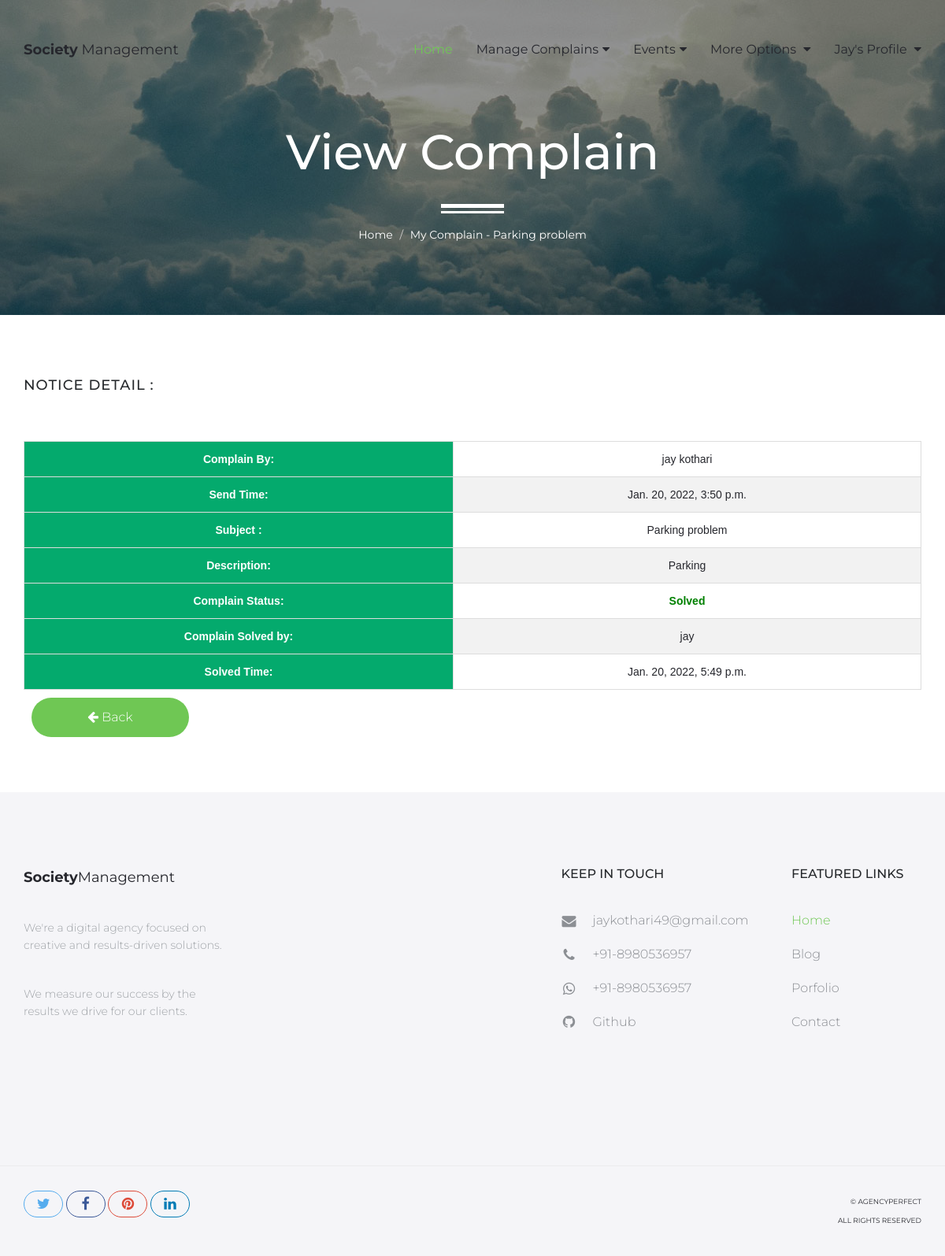
The app's page /member-detail-complain/7 (signed in) with its own data.
### MemberApp/models.py (models this page shows, shortened)
class Member(models.Model):
    doc_choice = (
        ('Aadhar','Aadhar'),
        ('PAN','PAN'),
        ('DL','DL'),
        ('Other','Other'),
    )
    uid = models.ForeignKey(SecUser,on_delete=models.CASCADE,null=True)
    fname = models.CharField(max_length=20)
    lname = models.CharField(max_length=20)
    email = models.EmailField(unique=True)
    mobile = models.CharField(max_length=15)
    doc = models.CharField(max_length=30,choices=doc_choice)
    doc_number = models.CharField(max_length=20)
    flat_no = models.CharField(max_length=10)
    address = models.TextField()
    password = models.CharField(max_length=20)
    pic = models.FileField(upload_to='member',default='avatar.png')
    verify = models.BooleanField(default=False)
    role = models.CharField(max_length=20,default='member')
    created_at = models.DateTimeField(auto_now_add=True)

class Complain(models.Model):
    complain_by = models.ForeignKey(Member,on_delete=models.CASCADE)
    solve_by = models.ForeignKey(SecUser,on_delete=models.CASCADE,null=True,blank=True)
    subject = models.CharField(max_length=90)
    des = models.TextField()
    status = models.BooleanField(default=False)
    created_at = models.DateTimeField(auto_now_add=True)
    solved_at = models.DateTimeField(blank=True,null=True)

### SecApp/models.py (models this page shows, shortened)
class SecUser(models.Model):
    name = models.CharField(max_length=50)
    email = models.EmailField(unique=True)
    mobile = models.CharField(max_length=15)
    password = models.CharField(max_length=50)
    pic = models.FileField(upload_to='Profile',default='avatar.png')
    setting = models.BooleanField(default=False)
    active = models.BooleanField(default=False)

### MemberApp/views.py (the view)
# urls.py: path('member-detail-complain/<int:pk>',views.member_detail_complain,name='member-detail-complain'),
def member_detail_complain(request,pk):
    member = Member.objects.get(email=request.session['memail'])
    complain = Complain.objects.get(id=pk)
    return render(request,'member-detail-complain.html',{'member':member,'complain':complain})

### MemberApp/templates/member-detail-complain.html (shortened to what this page needs)
{% extends 'member-header.html' %}
{% load static %}
{% block content %}
<div id="hero" class="hero overlay subpage-hero contact-hero">
    <div class="hero-content">
        <div class="hero-text">
            <h1>View Complain</h1>
            <ol class="breadcrumb">
              <li class="breadcrumb-item"><a href="{% url 'member-index' %}">Home</a></li>
              <li class="breadcrumb-item active">My Complain - {{complain.subject}}</li>
            </ol>
        </div>
    </div>
</div>
<main id="main" class="site-main">
    <section class="site-section subpage-site-section section-contact-us">
        <div class="container">
            <div class="row">
                <div class="col-sm-6">
                    <div>
                        <h2>Notice Detail : </h2>
                    </div>
                </div>
            </div>
            <table id="customers">
                <tr>
                  <th style="text-align: center;">Complain By:</th>
                  <td style="text-align: center;"> {{complain.complain_by.fname}} {{complain.complain_by.lname}}</td>
                </tr>
                <tr>
                    <th style="text-align: center;">Send Time:</th>
                    <td style="text-align: center;"> {{complain.created_at}} </td>
                </tr>
                <tr>
                    <th style="text-align: center;">Subject :</th>
                    <td style="text-align: center;"> {{complain.subject}} </td>
                </tr>
                <tr>
                    <th style="text-align: center;">Description:</th>
                    <td style="text-align: center;"> {{complain.des}} </td>
                </tr>
                <tr>
                    <th style="text-align: center;">Complain Status:</th>
                    <td style="text-align: center;"> {% if complain.status %}<b style="color: green;">Solved</b> {% else %} <b style="color: red;">Pending</b> {% endif %}  </td>
                </tr>
                <tr>
                    <th style="text-align: center;">Complain Solved by:</th>
                    <td style="text-align: center;"> {{complain.solve_by.name}} </td>
                </tr>
                <tr>
                    <th style="text-align: center;">Solved Time:</th>
                    <td style="text-align: center;"> {{complain.solved_at}} </td>
                </tr>
              </table>
                  <a href="{% url 'member-view-complain' %}"><button style="margin: 10px;" class="btn btn-green"><i class="fa fa-arrow-left"></i> Back</button></a>
        </div>
    </section>
</main>
{% endblock %}

### MemberApp/templates/member-header.html (shortened to what this page needs)
{% load static %}
<!DOCTYPE html>
<html lang="en">
<head>
    <link rel="stylesheet" href="http://cdnjs.cloudflare.com/ajax/libs/font-awesome/4.4.0/css/font-awesome.min.css">
    <link href="{% static 'mem/assets/css/bootstrap.min.css' %}" rel="stylesheet">
    <link href="{% static 'mem/assets/css/style.css' %}" rel="stylesheet">
    <link href="{% static 'mem/assets/css/responsive.css' %}" rel="stylesheet">
</head>
<body>
    <header id="masthead" class="site-header">
        <nav id="primary-navigation" class="site-navigation">
            <div class="container">
                <div class="navbar-header">
                    <a class="site-title"><span>Society</span> Management</a>
                </div>
                <div class="collapse navbar-collapse" id="agency-navbar-collapse">
                    <ul class="nav navbar-nav navbar-right">
                        <li class="active"><a href="{% url 'member-index' %}">Home</a></li>
                        {% if member.role == 'member' %}
                        <li class="dropdown"><a href="#" class="dropdown-toggle" data-toggle="dropdown">Manage Complains<i class="fa fa-caret-down hidden-xs" aria-hidden="true"></i></a>
                        </li>
                        <li class="dropdown"><a href="#" class="dropdown-toggle" data-toggle="dropdown">Events<i class="fa fa-caret-down hidden-xs" aria-hidden="true"></i></a>
                        </li>
                        <li class="dropdown"><a href="#" class="dropdown-toggle" aria-hidden="true" data-toggle="dropdown">More Options <i class="fa fa-caret-down hidden-xs" aria-hidden="true"></i></a>
                        </li>
                        {% endif %}
                        {% if request.session.memail %}
                        <li class="dropdown"><a href="#" class="dropdown-toggle" data-toggle="dropdown"> {{member.fname}}'s Profile <i class="fa fa-caret-down hidden-xs" aria-hidden="true"></i></a>
                        </li>
                        {% endif %}
                    </ul>
                </div>
            </div>
        </nav>
    </header>
{% block content %}
{% endblock %}
<footer id="colophon" class="site-footer">
    <div class="container">
        <div class="row">
            <div class="col-md-3 col-sm-4 col-xs-6">
                <a class="site-title"><span>Society</span>Management</a>
                <p>We're a digital agency focused on creative and results-driven solutions.</p>
                <p>We measure our success by the results we drive for our clients.</p>
            </div>
            <div class="col-lg-offset-4 col-md-3 col-sm-4 col-md-offset-2 col-sm-offset-0 col-xs-6 ">
                <h3>Keep in touch</h3>
                <ul class="list-unstyled contact-links">
                    <li><i class="fa fa-envelope" aria-hidden="true"></i><a href="mailto:jaykothari49@gmail.com">jaykothari49@gmail.com</a></li>
                    <li><i class="fa fa-phone" aria-hidden="true"></i><a href="tel:+918980536957" target="_blank">+91-8980536957 </a></li>
                    <li><i class="fa fa-whatsapp" aria-hidden="true"></i><a href="https://api.whatsapp.com/send/?phone=918980536957&text&app_absent=0" target="_blank">+91-8980536957</a></li>
                    <li><i class="fa fa-github" aria-hidden="true"></i><a href="https://github.com/jaykothari-github" target="_blank">Github</a></li>
                </ul>
            </div>
            <div class="col-lg-2 col-md-3 col-sm-4 col-xs-6">
                <h3>Featured links</h3>
                <ul class="list-unstyled">
                    <li class="active"><a href="index.html">Home</a></li>
                    <li><a href="blog.html">Blog</a></li>
                    <li><a href="portfolio.html">Porfolio</a></li>
                    <li><a href="contact.html">Contact</a></li>
                </ul>
            </div>
        </div>
    </div>
    <div class="copyright">
        <div class="container">
            <div class="row">
                <div class="col-xs-8">
                    <div class="social-links">
                        <a class="twitter-bg" href="#"><i class="fa fa-twitter"></i></a>
                        <a class="facebook-bg" href="#"><i class="fa fa-facebook"></i></a>
                        <a class="pinterest" href="#"><i class="fa fa-pinterest"></i></a>
                        <a class="linkedin-bg" href="#"><i class="fa fa-linkedin"></i></a>
                    </div>
                </div>
                <div class="col-xs-4">
                    <div class="text-right">
                        <p>&copy; AgencyPerfect</p>
                        <p>All Rights Reserved</p>
                    </div>
                </div>
            </div>
        </div>
    </div>
</footer>
</body>
</html>

### MemberApp/templates/member-detail-complain.html (style rules this page uses)
#customers { font-family: Arial, Helvetica, sans-serif; border-collapse: collapse; width: 100%; }
#customers td, #customers th { border: 1px solid #ddd; }
#customers tr:nth-child(even) { background-color: #f2f2f2; }
#customers th { padding-top: 12px; padding-bottom: 12px; text-align: left; background-color: #04AA6D; color: white; padding-right: 0px; padding-left: 0px; }

### records on screen
Member: fname "Jay"
Complain: subject "Parking problem", complain_by.fname "jay", complain_by.lname "kothari", created_at "Jan. 20, 2022, 3:50 p.m.", des "Parking", solve_by.name "jay", solved_at "Jan. 20, 2022, 5:49 p.m."
